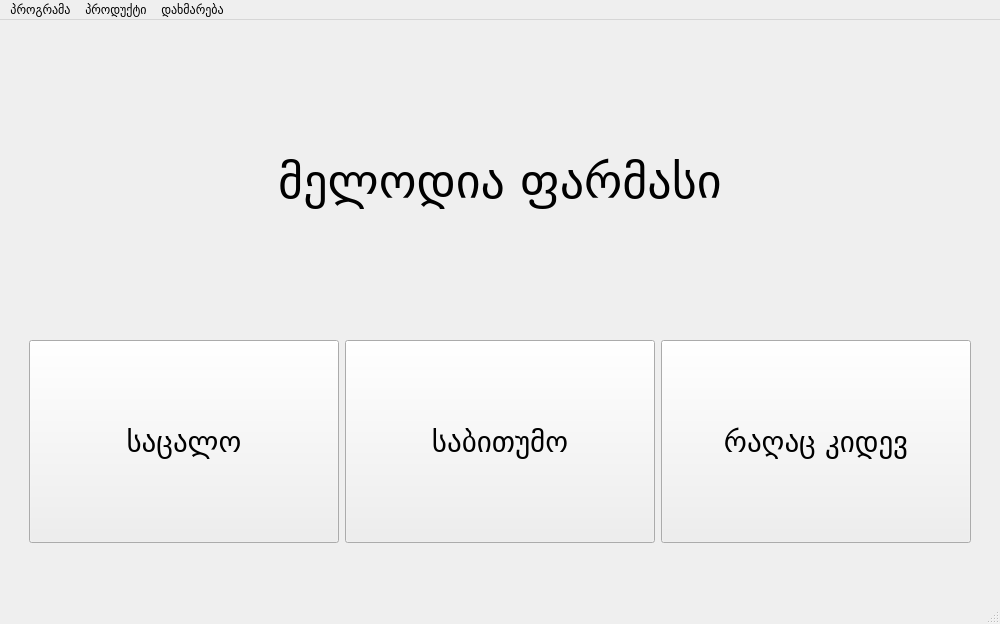
<?xml version="1.0" encoding="UTF-8"?>
<ui version="4.0">
 <class>MainWindow</class>
 <widget class="QMainWindow" name="MainWindow">
  <property name="geometry">
   <rect>
    <x>0</x>
    <y>0</y>
    <width>1000</width>
    <height>624</height>
   </rect>
  </property>
  <property name="sizePolicy">
   <sizepolicy hsizetype="Expanding" vsizetype="Expanding">
    <horstretch>0</horstretch>
    <verstretch>0</verstretch>
   </sizepolicy>
  </property>
  <property name="windowTitle">
   <string>მელოდია</string>
  </property>
  <widget class="QWidget" name="centralwidget">
   <layout class="QGridLayout" name="gridLayout_2">
    <item row="0" column="0">
     <layout class="QGridLayout" name="gridLayout" rowstretch="3,2">
      <item row="0" column="0">
       <widget class="QLabel" name="label">
        <property name="sizePolicy">
         <sizepolicy hsizetype="Preferred" vsizetype="Preferred">
          <horstretch>0</horstretch>
          <verstretch>0</verstretch>
         </sizepolicy>
        </property>
        <property name="font">
         <font>
          <family>BPG Glaho</family>
          <pointsize>36</pointsize>
          <weight>50</weight>
          <bold>false</bold>
          <kerning>false</kerning>
         </font>
        </property>
        <property name="text">
         <string>მელოდია ფარმასი</string>
        </property>
        <property name="alignment">
         <set>Qt::AlignCenter</set>
        </property>
        <property name="wordWrap">
         <bool>true</bool>
        </property>
        <property name="indent">
         <number>0</number>
        </property>
       </widget>
      </item>
      <item row="1" column="0">
       <layout class="QHBoxLayout" name="horizontalLayout">
        <item>
         <spacer name="verticalSpacer">
          <property name="orientation">
           <enum>Qt::Vertical</enum>
          </property>
          <property name="sizeHint" stdset="0">
           <size>
            <width>20</width>
            <height>20</height>
           </size>
          </property>
         </spacer>
        </item>
        <item>
         <widget class="QPushButton" name="merchant_button">
          <property name="sizePolicy">
           <sizepolicy hsizetype="Preferred" vsizetype="Preferred">
            <horstretch>0</horstretch>
            <verstretch>0</verstretch>
           </sizepolicy>
          </property>
          <property name="font">
           <font>
            <family>BPG Glaho</family>
            <pointsize>22</pointsize>
           </font>
          </property>
          <property name="text">
           <string>საცალო</string>
          </property>
         </widget>
        </item>
        <item>
         <widget class="QPushButton" name="pushButton_2">
          <property name="sizePolicy">
           <sizepolicy hsizetype="Preferred" vsizetype="Preferred">
            <horstretch>0</horstretch>
            <verstretch>0</verstretch>
           </sizepolicy>
          </property>
          <property name="font">
           <font>
            <family>BPG Glaho</family>
            <pointsize>22</pointsize>
           </font>
          </property>
          <property name="text">
           <string>საბითუმო</string>
          </property>
         </widget>
        </item>
        <item>
         <widget class="QPushButton" name="pushButton_3">
          <property name="sizePolicy">
           <sizepolicy hsizetype="Preferred" vsizetype="Preferred">
            <horstretch>0</horstretch>
            <verstretch>0</verstretch>
           </sizepolicy>
          </property>
          <property name="font">
           <font>
            <family>BPG Glaho</family>
            <pointsize>22</pointsize>
           </font>
          </property>
          <property name="text">
           <string>რაღაც კიდევ</string>
          </property>
         </widget>
        </item>
        <item>
         <spacer name="verticalSpacer_2">
          <property name="orientation">
           <enum>Qt::Vertical</enum>
          </property>
          <property name="sizeHint" stdset="0">
           <size>
            <width>20</width>
            <height>40</height>
           </size>
          </property>
         </spacer>
        </item>
       </layout>
      </item>
     </layout>
    </item>
    <item row="1" column="0">
     <spacer name="horizontalSpacer">
      <property name="orientation">
       <enum>Qt::Horizontal</enum>
      </property>
      <property name="sizeHint" stdset="0">
       <size>
        <width>40</width>
        <height>50</height>
       </size>
      </property>
     </spacer>
    </item>
   </layout>
  </widget>
  <widget class="QStatusBar" name="statusbar"/>
  <widget class="QMenuBar" name="menubar">
   <property name="geometry">
    <rect>
     <x>0</x>
     <y>0</y>
     <width>1000</width>
     <height>21</height>
    </rect>
   </property>
   <widget class="QMenu" name="menulogout">
    <property name="title">
     <string>პროგრამა</string>
    </property>
    <addaction name="action_register"/>
    <addaction name="action_users"/>
    <addaction name="action_logout"/>
   </widget>
   <widget class="QMenu" name="menu">
    <property name="title">
     <string>პროდუქტი</string>
    </property>
    <addaction name="action_product"/>
    <addaction name="action_4"/>
    <addaction name="view_mater"/>
   </widget>
   <widget class="QMenu" name="menu_2">
    <property name="title">
     <string>დახმარება</string>
    </property>
    <addaction name="action_6"/>
    <addaction name="action_5"/>
   </widget>
   <addaction name="menulogout"/>
   <addaction name="menu"/>
   <addaction name="menu_2"/>
  </widget>
  <action name="actionLogout">
   <property name="text">
    <string>პარამეტრები</string>
   </property>
  </action>
  <action name="action_product">
   <property name="text">
    <string>პროდუქტის დამატება</string>
   </property>
  </action>
  <action name="view_mater">
   <property name="text">
    <string>პროდუქციის ნახვა</string>
   </property>
  </action>
  <action name="action_logout">
   <property name="text">
    <string>გასვლა</string>
   </property>
  </action>
  <action name="action_4">
   <property name="text">
    <string>საქონლის მიღება</string>
   </property>
  </action>
  <action name="action_5">
   <property name="text">
    <string>პროგრამის შესახებ</string>
   </property>
  </action>
  <action name="action_6">
   <property name="text">
    <string>დახმარება</string>
   </property>
  </action>
  <action name="action_7">
   <property name="text">
    <string>მომხმარებლის რეგისტრაცია</string>
   </property>
  </action>
  <action name="action_register">
   <property name="text">
    <string>მომხმარებლის რეგისტრაცია</string>
   </property>
  </action>
  <action name="action">
   <property name="text">
    <string>მოხმარებლის რედაქტირება</string>
   </property>
  </action>
  <action name="action_3">
   <property name="text">
    <string>მოხმარებლის წაშლა</string>
   </property>
  </action>
  <action name="action_users">
   <property name="text">
    <string>მომხმარებლები</string>
   </property>
  </action>
 </widget>
 <resources/>
 <connections/>
</ui>
